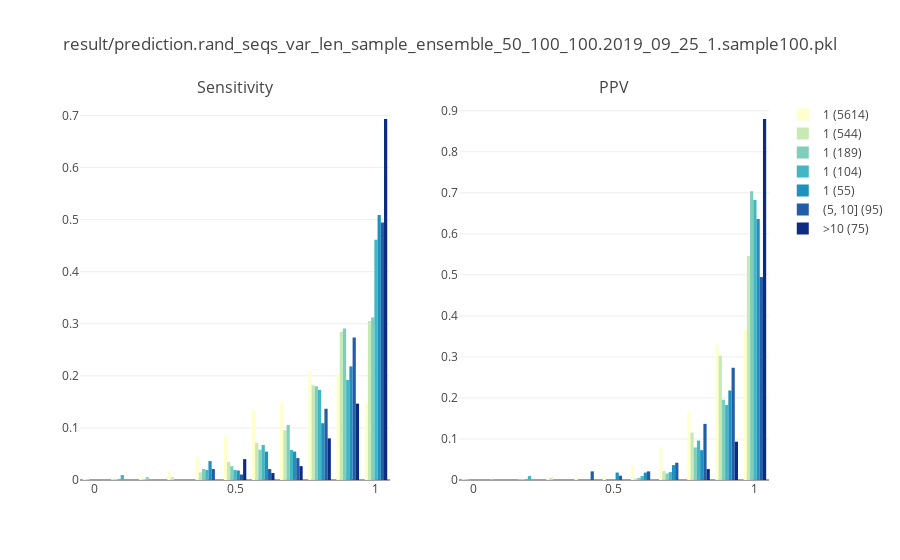

The notebook cell this image was saved under:
### Code cell
fig = make_subplots(rows=1, cols=2, subplot_titles=['Sensitivity', 'PPV'])

for col_idx, metric_name in enumerate(['sensitivity', 'ppv']):

    col = col_idx + 1
    fig.add_trace(go.Histogram(x=df_metric[df_metric['rnafold_count'] == 1][metric_name], 
                              nbinsx=20, histnorm='probability', 
                               name='1 ({})'.format(len(df_metric[df_metric['rnafold_count'] == 1])),
                              marker_color='#ffffcc', showlegend=True if col_idx == 0 else False), 
                 row=1, col=col)
    fig.add_trace(go.Histogram(x=df_metric[df_metric['rnafold_count'] == 2][metric_name], 
                              nbinsx=20, histnorm='probability', 
                               name='1 ({})'.format(len(df_metric[df_metric['rnafold_count'] == 2])),
                              marker_color='#c7e9b4', showlegend=True if col_idx == 0 else False),
                 row=1, col=col)
    fig.add_trace(go.Histogram(x=df_metric[df_metric['rnafold_count'] == 3][metric_name], 
                              nbinsx=20, histnorm='probability', 
                               name='1 ({})'.format(len(df_metric[df_metric['rnafold_count'] == 3])),
                              marker_color='#7fcdbb', showlegend=True if col_idx == 0 else False),
                 row=1, col=col)
    fig.add_trace(go.Histogram(x=df_metric[df_metric['rnafold_count'] == 4][metric_name], 
                              nbinsx=20, histnorm='probability', 
                               name='1 ({})'.format(len(df_metric[df_metric['rnafold_count'] == 4])),
                              marker_color='#41b6c4', showlegend=True if col_idx == 0 else False),
                 row=1, col=col)
    fig.add_trace(go.Histogram(x=df_metric[df_metric['rnafold_count'] == 5][metric_name], 
                              nbinsx=20, histnorm='probability', 
                               name='1 ({})'.format(len(df_metric[df_metric['rnafold_count'] == 5])),
                              marker_color='#1d91c0', showlegend=True if col_idx == 0 else False),
                 row=1, col=col)
    fig.add_trace(go.Histogram(x=df_metric[(df_metric['rnafold_count'] > 5) & (df_metric['rnafold_count'] <= 10)]['sensitivity'], 
                              nbinsx=20, histnorm='probability', 
                               name='(5, 10] ({})'.format(len(df_metric[(df_metric['rnafold_count'] > 5) & (df_metric['rnafold_count'] <= 10)])),
                              marker_color='#225ea8', showlegend=True if col_idx == 0 else False),
                 row=1, col=col)
    fig.add_trace(go.Histogram(x=df_metric[df_metric['rnafold_count'] > 10][metric_name], 
                              nbinsx=20, histnorm='probability', 
                               name='>10 ({})'.format(len(df_metric[df_metric['rnafold_count'] > 10])),
                              marker_color='#0c2c84', showlegend=True if col_idx == 0 else False), 
                 row=1, col=col)

fig = fig.update(layout=dict(
    paper_bgcolor='rgba(0,0,0,0)',
    plot_bgcolor='rgba(0,0,0,0)',
#     xaxis=dict(showgrid=False, zeroline=False,
#                tickfont=dict(size=18, color='#000'),
#                titlefont=dict(size=24, color='#000'),
#                showline=True, mirror=True),
#     yaxis=dict(showgrid=True, gridwidth=1, gridcolor='darkgray',
#                tickfont=dict(size=18, color='#000'),
#                titlefont=dict(size=24, color='#000'),
#                title='Percentage', showline=True, mirror=True),
    title=result_filenmae,
#     title=metric_name,
#     titlefont=dict(size=24, color='#000'),
#     legend=dict(orientation="h",
#                 font=dict(
# #             family='sans-serif',
#             size=24,
#             color='#000'
#         ),),
))
iplot(fig)

### Figure 1 — Plotly figure (JSON) as saved in the notebook; plotly's stock layout.template omitted (floating-point values rounded to 4 significant figures; data arrays with more than 128 entries replaced by an {"elided": "..."} marker saying what was removed)
{"data": [{"histnorm": "probability", "marker": {"color": "#ffffcc"}, "name": "1 (5614)", "nbinsx": 20, "showlegend": true, "type": "histogram", "uid": "d552bafd-083c-4eab-953c-0207010e5f57", "x": {"elided": "5614 float values"}, "xaxis": "x", "yaxis": "y"}, {"histnorm": "probability", "marker": {"color": "#c7e9b4"}, "name": "1 (544)", "nbinsx": 20, "showlegend": true, "type": "histogram", "uid": "e58904b1-b99e-48b6-92d4-4e81a6f18a9a", "x": {"elided": "544 float values"}, "xaxis": "x", "yaxis": "y"}, {"histnorm": "probability", "marker": {"color": "#7fcdbb"}, "name": "1 (189)", "nbinsx": 20, "showlegend": true, "type": "histogram", "uid": "dd85b8d3-0cd9-4776-b95e-c634e8815307", "x": {"elided": "189 float values"}, "xaxis": "x", "yaxis": "y"}, {"histnorm": "probability", "marker": {"color": "#41b6c4"}, "name": "1 (104)", "nbinsx": 20, "showlegend": true, "type": "histogram", "uid": "f6f340bc-5702-4516-aad0-851a8712cabc", "x": [0.9655, 0.6429, 0.8846, 0.88, 1, 1, 0.6154, 0.8333, 0.8889, 0.6471, 0.8462, 0.963, 1, 0.85, 0.9524, 1, 1, 0.8947, 0.8235, 1, 0.7778, 0.3793, 0.5862, 0.9565, 0.9583, 1, 1, 1, 0.8889, 1, 1, 0.4737, 1, 0.9444, 1, 1, 0.9375, 0.95, 1, 0.95, 0.8636, 1, 1, 0.92, 0.8846, 0.9545, 0.6667, 0.9688, 1, 1, 0.5, 0.9, 0.95, 1, 0.6316, 0.9375, 0.7647, 1, 0.9444, 0.4091, 0.625, 1, 1, 0.8077, 0.7619, 1, 0.7059, 0.9231, 0.8571, 1, 0.8571, 1, 1, 1, 0.6957, 1, 0.9444, 1, 0.8333, 0.55, 0.8889, 1, 0.8462, 0.6842, 0.6667, 0.8125, 0.8125, 0.75, 0.8182, 0.6923, 1, 1, 0.9286, 1, 1, 0.1176, 0.8, 1, 0.8462, 1, 0.8095, 1, 0.8, 0.7895], "xaxis": "x", "yaxis": "y"}, {"histnorm": "probability", "marker": {"color": "#1d91c0"}, "name": "1 (55)", "nbinsx": 20, "showlegend": true, "type": "histogram", "uid": "b0cf3614-555a-4936-a6d8-dfa794ee74f8", "x": [0.931, 0.9091, 1, 0.8846, 1, 1, 1, 0.9375, 1, 0.9444, 1, 1, 1, 1, 0.3929, 0.5862, 0.52, 0.9, 1, 1, 1, 0.9375, 1, 1, 1, 1, 0.7143, 0.6667, 1, 1, 0.75, 1, 0.8276, 0.7273, 1, 1, 0.88, 1, 0.9091, 0.8235, 0.8889, 0.4074, 0.7647, 1, 0.8, 1, 0.6429, 1, 0.9231, 1, 0.9412, 1, 0.5714, 0.7917, 0.9545], "xaxis": "x", "yaxis": "y"}, {"histnorm": "probability", "marker": {"color": "#225ea8"}, "name": "(5, 10] (95)", "nbinsx": 20, "showlegend": true, "type": "histogram", "uid": "110409cf-df98-4918-92c9-69c478840fe9", "x": [1, 0.9545, 0.7619, 0.8, 0.6875, 0.9412, 1, 1, 1, 1, 0.913, 0.913, 0.9091, 0.9, 0.9474, 0.9444, 0.8333, 0.9444, 0.8421, 1, 1, 0.9545, 1, 1, 0.92, 1, 0.6667, 0.4, 1, 0.9231, 0.9333, 0.9286, 1, 1, 1, 1, 1, 0.95, 1, 1, 1, 0.9583, 0.9231, 1, 0.8333, 0.9333, 0.9333, 0.7, 0.9474, 0.9444, 0.8333, 0.4286, 0.5333, 0.8571, 1, 1, 1, 0.7619, 0.7619, 0.9474, 1, 0.9474, 1, 1, 0.9444, 0.8846, 1, 0.9, 1, 0.7647, 0.8333, 1, 0.6875, 0.7647, 0.6087, 0.8333, 0.7895, 1, 1, 0.875, 1, 0.9412, 1, 1, 1, 1, 0.6471, 0.8636, 1, 0.9545, 0.9565, 1, 0.9583, 0.9615, 1], "xaxis": "x", "yaxis": "y"}, {"histnorm": "probability", "marker": {"color": "#0c2c84"}, "name": ">10 (75)", "nbinsx": 20, "showlegend": true, "type": "histogram", "uid": "896aed14-b904-4e74-972e-6970268e420b", "x": [0.9091, 1, 0.9231, 1, 1, 0.8846, 1, 1, 1, 1, 1, 1, 1, 1, 1, 1, 0.8519, 0.5263, 0.625, 1, 1, 1, 0.8333, 0.9375, 1, 0.9333, 0.9375, 1, 1, 0.9524, 1, 1, 1, 1, 1, 1, 1, 1, 1, 1, 0.6667, 0.7778, 0.7647, 0.8889, 1, 1, 0.95, 0.8182, 0.7222, 0.5333, 1, 0.9048, 1, 0.5, 1, 1, 0.9048, 1, 1, 1, 1, 1, 0.75, 0.75, 1, 1, 1, 1, 1, 0.9412, 0.9565, 1, 1, 1, 1], "xaxis": "x", "yaxis": "y"}, {"histnorm": "probability", "marker": {"color": "#ffffcc"}, "name": "1 (5614)", "nbinsx": 20, "showlegend": false, "type": "histogram", "uid": "48292906-0ded-43bb-8d31-751e6f522172", "x": {"elided": "5614 float values"}, "xaxis": "x2", "yaxis": "y2"}, {"histnorm": "probability", "marker": {"color": "#c7e9b4"}, "name": "1 (544)", "nbinsx": 20, "showlegend": false, "type": "histogram", "uid": "e9cc7814-b00d-4905-971a-b36b5dce4d4a", "x": {"elided": "544 float values"}, "xaxis": "x2", "yaxis": "y2"}, {"histnorm": "probability", "marker": {"color": "#7fcdbb"}, "name": "1 (189)", "nbinsx": 20, "showlegend": false, "type": "histogram", "uid": "28cf3d61-22e1-4885-b927-204e54a61a0c", "x": {"elided": "189 float values"}, "xaxis": "x2", "yaxis": "y2"}, {"histnorm": "probability", "marker": {"color": "#41b6c4"}, "name": "1 (104)", "nbinsx": 20, "showlegend": false, "type": "histogram", "uid": "5a09571d-c9a5-4b12-83f8-a93d199edd42", "x": [0.9655, 1, 1, 0.9565, 1, 0.9, 1, 0.8333, 1, 1, 0.6875, 0.963, 0.9412, 0.9444, 1, 1, 0.85, 0.9444, 0.9333, 1, 0.9333, 0.6111, 0.7083, 1, 1, 0.9545, 0.9565, 1, 0.8889, 0.9643, 1, 0.9, 0.9091, 1, 1, 0.9375, 0.9375, 0.95, 0.9474, 0.95, 0.95, 0.9583, 0.9545, 1, 1, 0.8077, 1, 0.9688, 1, 1, 1, 0.8182, 0.95, 1, 1, 1, 0.8667, 1, 1, 0.8182, 1, 0.8235, 1, 1, 0.9412, 0.96, 1, 1, 1, 1, 1, 1, 1, 1, 1, 1, 0.85, 1, 1, 0.8462, 1, 1, 1, 1, 0.8333, 1, 1, 1, 1, 1, 0.9375, 1, 1, 0.9375, 1, 0.2222, 0.8421, 0.9412, 1, 1, 1, 1, 0.8421, 0.7895], "xaxis": "x2", "yaxis": "y2"}, {"histnorm": "probability", "marker": {"color": "#1d91c0"}, "name": "1 (55)", "nbinsx": 20, "showlegend": false, "type": "histogram", "uid": "c9c1db78-dc7c-468b-b344-6690a053a092", "x": [0.9643, 0.9091, 0.95, 1, 1, 1, 0.9412, 0.8824, 0.963, 1, 0.9524, 1, 1, 0.95, 0.6111, 0.7083, 0.5417, 1, 1, 1, 1, 1, 0.9375, 0.8667, 0.9412, 1, 1, 0.8, 1, 1, 0.7059, 1, 0.9231, 0.8421, 0.9545, 0.9474, 1, 1, 1, 0.9333, 0.8, 1, 0.9286, 1, 1, 1, 1, 1, 1, 1, 0.9412, 0.9412, 0.8, 0.95, 0.9545], "xaxis": "x2", "yaxis": "y2"}, {"histnorm": "probability", "marker": {"color": "#225ea8"}, "name": "(5, 10] (95)", "nbinsx": 20, "showlegend": false, "type": "histogram", "uid": "0e1255e4-7e1e-4296-8fb1-930767eb693d", "x": [1, 0.9545, 0.7619, 0.8, 0.6875, 0.9412, 1, 1, 1, 1, 0.913, 0.913, 0.9091, 0.9, 0.9474, 0.9444, 0.8333, 0.9444, 0.8421, 1, 1, 0.9545, 1, 1, 0.92, 1, 0.6667, 0.4, 1, 0.9231, 0.9333, 0.9286, 1, 1, 1, 1, 1, 0.95, 1, 1, 1, 0.9583, 0.9231, 1, 0.8333, 0.9333, 0.9333, 0.7, 0.9474, 0.9444, 0.8333, 0.4286, 0.5333, 0.8571, 1, 1, 1, 0.7619, 0.7619, 0.9474, 1, 0.9474, 1, 1, 0.9444, 0.8846, 1, 0.9, 1, 0.7647, 0.8333, 1, 0.6875, 0.7647, 0.6087, 0.8333, 0.7895, 1, 1, 0.875, 1, 0.9412, 1, 1, 1, 1, 0.6471, 0.8636, 1, 0.9545, 0.9565, 1, 0.9583, 0.9615, 1], "xaxis": "x2", "yaxis": "y2"}, {"histnorm": "probability", "marker": {"color": "#0c2c84"}, "name": ">10 (75)", "nbinsx": 20, "showlegend": false, "type": "histogram", "uid": "525d7fb4-277b-4551-892b-4d16176cc257", "x": [0.9091, 1, 0.9231, 1, 1, 1, 1, 0.8333, 1, 1, 1, 1, 1, 1, 1, 1, 1, 1, 1, 1, 1, 1, 1, 1, 1, 1, 1, 1, 1, 1, 1, 0.9545, 0.963, 1, 1, 1, 1, 1, 1, 1, 1, 0.9333, 0.7647, 0.9231, 1, 1, 0.95, 0.9, 1, 1, 1, 0.95, 1, 1, 1, 1, 1, 1, 1, 1, 1, 1, 1, 1, 1, 0.9375, 1, 1, 1, 0.9412, 1, 1, 1, 1, 1], "xaxis": "x2", "yaxis": "y2"}], "layout": {"annotations": [{"font": {"size": 16}, "showarrow": false, "text": "Sensitivity", "x": 0.225, "xanchor": "center", "xref": "paper", "y": 1, "yanchor": "bottom", "yref": "paper"}, {"font": {"size": 16}, "showarrow": false, "text": "PPV", "x": 0.775, "xanchor": "center", "xref": "paper", "y": 1, "yanchor": "bottom", "yref": "paper"}], "paper_bgcolor": "rgba(0,0,0,0)", "plot_bgcolor": "rgba(0,0,0,0)", "title": {"text": "result/prediction.rand_seqs_var_len_sample_ensemble_50_100_100.2019_09_25_1.sample100.pkl"}, "xaxis": {"anchor": "y", "domain": [0, 0.45]}, "xaxis2": {"anchor": "y2", "domain": [0.55, 1]}, "yaxis": {"anchor": "x", "domain": [0, 1]}, "yaxis2": {"anchor": "x2", "domain": [0, 1]}}}
